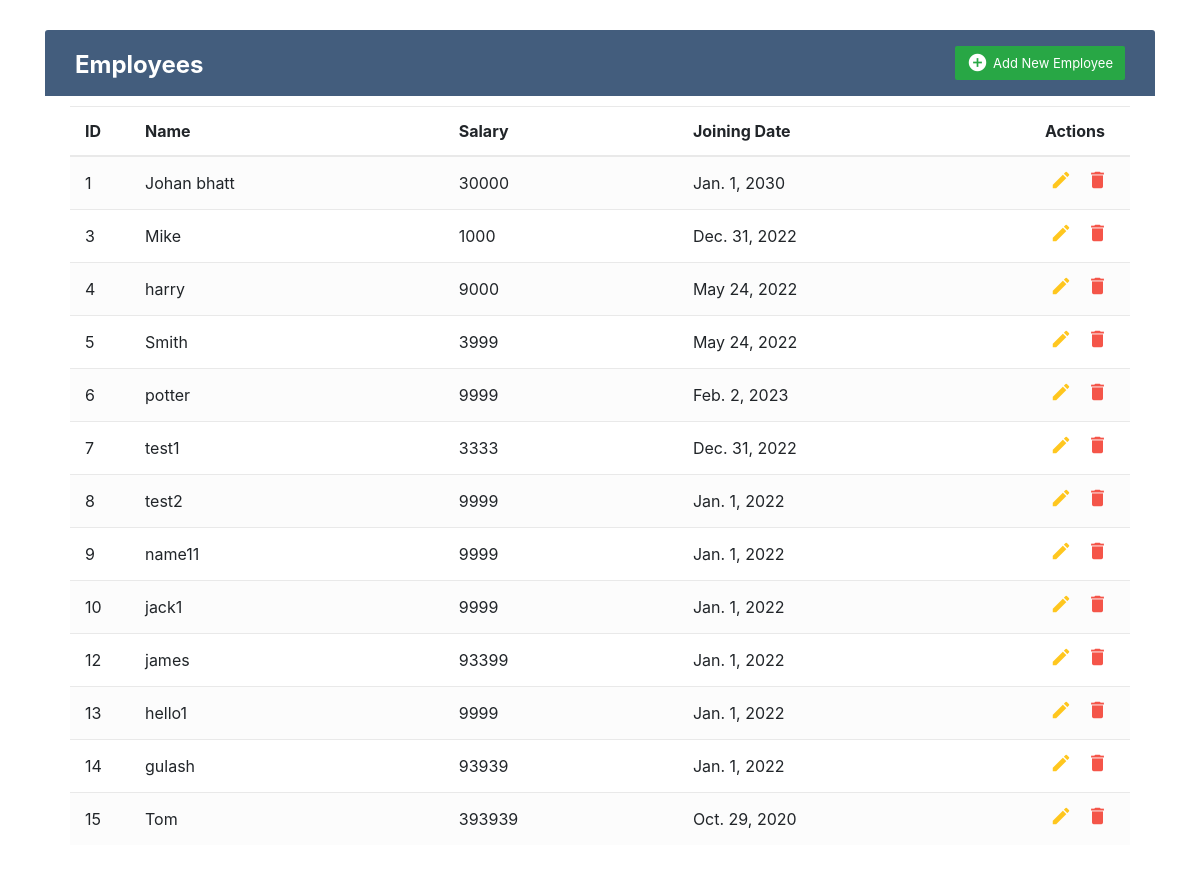
/employee/, run on the app's committed database.
### Employee/models.py (models this page shows, shortened)
class Employee(models.Model):
    name = models.CharField(max_length=100)
    salary = models.IntegerField()
    joining_date = models.DateField(auto_now_add=False, null=True, blank=True)

### Employee/views.py (the view)
# urls.py: path('', EmployeeListView.as_view(), name="employee_list"),
class EmployeeListView(View):
    def get(self, request, *args, **kwargs):
        employee_list = Employee.objects.all()
        context = {'employee_list' : employee_list}
        return render(request,'index.html', context)

### templates/index.html (shortened to what this page needs)
{% load static %}
<!DOCTYPE html>
<html lang="en">
<head>
<link rel="stylesheet" href="https://stackpath.bootstrapcdn.com/bootstrap/4.5.0/css/bootstrap.min.css">
<link rel="stylesheet" href="{% static 'css/style.css' %}">
<link rel="stylesheet" href="https://maxcdn.bootstrapcdn.com/font-awesome/4.7.0/css/font-awesome.min.css">
</head>
<body>
<div class="container-xl">
	<div class="table-responsive">
		<div class="table-wrapper">
			<div class="table-title">
				<div class="row">
					<div class="col-sm-6">
						<h2> <b>Employees</b></h2>
					</div>
					<div class="col-sm-6">
						<a href="{% url 'employee_create' %}" class="btn btn-success" ><i class="material-icons">&#xE147;</i> <span>Add New Employee</span></a>
					</div>
				</div>
			</div>
			<table class="table table-striped table-hover">
				<thead>
					<tr>
						<th>ID</th>
						<th>Name</th>
						<th>Salary</th>
						<th>Joining Date</th>
						<th>Actions</th>
					</tr>
				</thead>
				<tbody>
					{% for employee in employee_list  %}
					<tr>
						<td> {{employee.id}}</td>
						<td> {{employee.name}}</td>
						<td> {{employee.salary}}</td>
						<td> {{employee.joining_date}}</td>
						<td>
							<a href="{% url 'employee_edit' employee.id %}" class="edit"><i class="material-icons" title="Edit">&#xE254;</i></a>
							<a href="{% url 'employee_delete' employee.id %}" class="delete" ><i class="material-icons"  title="Delete">&#xE872;</i></a>
						</td>
					</tr>
					{% endfor %}
				</tbody>
			</table>
		</div>
	</div>
</div>
</body>
</html>

### static/css/style.css (style rules this page uses)
.table-responsive { margin: 30px 0; }
.table-wrapper { background: #fff; padding: 20px 25px; border-radius: 3px; min-width: 1000px; box-shadow: 0 1px 1px rgba(0,0,0,.05); }
.table-title { padding-bottom: 15px; background: #435d7d; color: #fff; padding: 16px 30px; min-width: 100%; margin: -20px -25px 10px; border-radius: 3px 3px 0 0; }
.table-title h2 { margin: 5px 0 0; font-size: 24px; }
.table-title .btn { color: #fff; float: right; font-size: 13px; border: none; min-width: 50px; border-radius: 2px; border: none; outline: none !important; margin-left: 10px; }
.table-title .btn i { float: left; font-size: 21px; margin-right: 5px; }
.table-title .btn span { float: left; margin-top: 2px; }
table.table tr th, table.table tr td { border-color: #e9e9e9; padding: 12px 15px; vertical-align: middle; }
table.table tr th:first-child { width: 60px; }
table.table tr th:last-child { width: 100px; }
table.table-striped tbody tr:nth-of-type(odd) { background-color: #fcfcfc; }
table.table td:last-child i { opacity: 0.9; font-size: 22px; margin: 0 5px; }
table.table td a { font-weight: bold; color: #566787; display: inline-block; text-decoration: none; outline: none !important; }
table.table td a.edit { color: #FFC107; }
table.table td a.delete { color: #F44336; }
table.table td i { font-size: 19px; }

### data on the page
Employee: id "1", name "Johan bhatt", salary "30000", joining_date "Jan. 1, 2030"
Employee: id "3", name "Mike", salary "1000", joining_date "Dec. 31, 2022"
Employee: id "4", name "harry", salary "9000", joining_date "May 24, 2022"
Employee: id "5", name "Smith", salary "3999", joining_date "May 24, 2022"
Employee: id "6", name "potter", salary "9999", joining_date "Feb. 2, 2023"
Employee: id "7", name "test1", salary "3333", joining_date "Dec. 31, 2022"
Employee: id "8", name "test2", salary "9999", joining_date "Jan. 1, 2022"
Employee: id "9", name "name11", salary "9999", joining_date "Jan. 1, 2022"
Employee: id "10", name "jack1", salary "9999", joining_date "Jan. 1, 2022"
Employee: id "12", name "james", salary "93399", joining_date "Jan. 1, 2022"
Employee: id "13", name "hello1", salary "9999", joining_date "Jan. 1, 2022"
Employee: id "14", name "gulash", salary "93939", joining_date "Jan. 1, 2022"
Employee: id "15", name "Tom", salary "393939", joining_date "Oct. 29, 2020"
